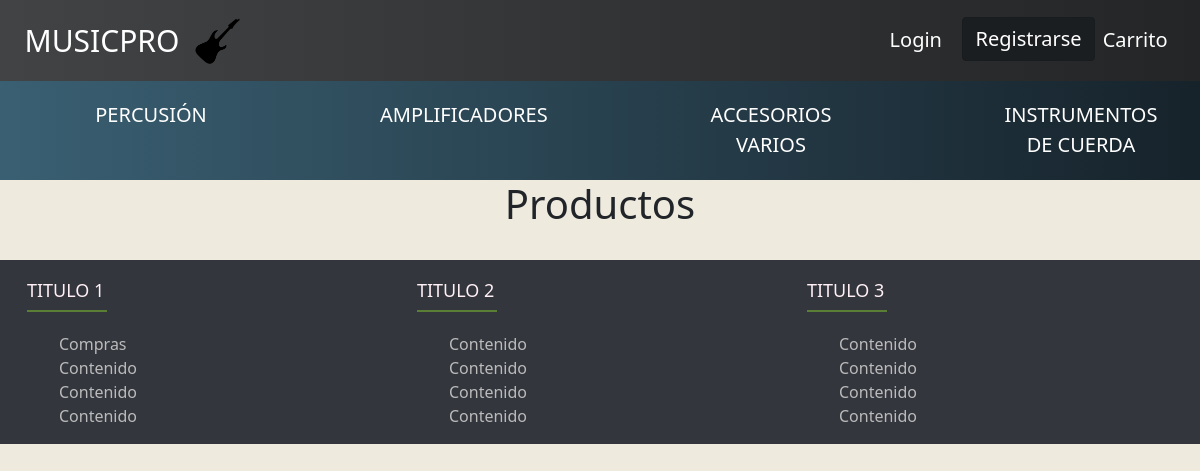
Before: /products_cat/5/ with the older database file.
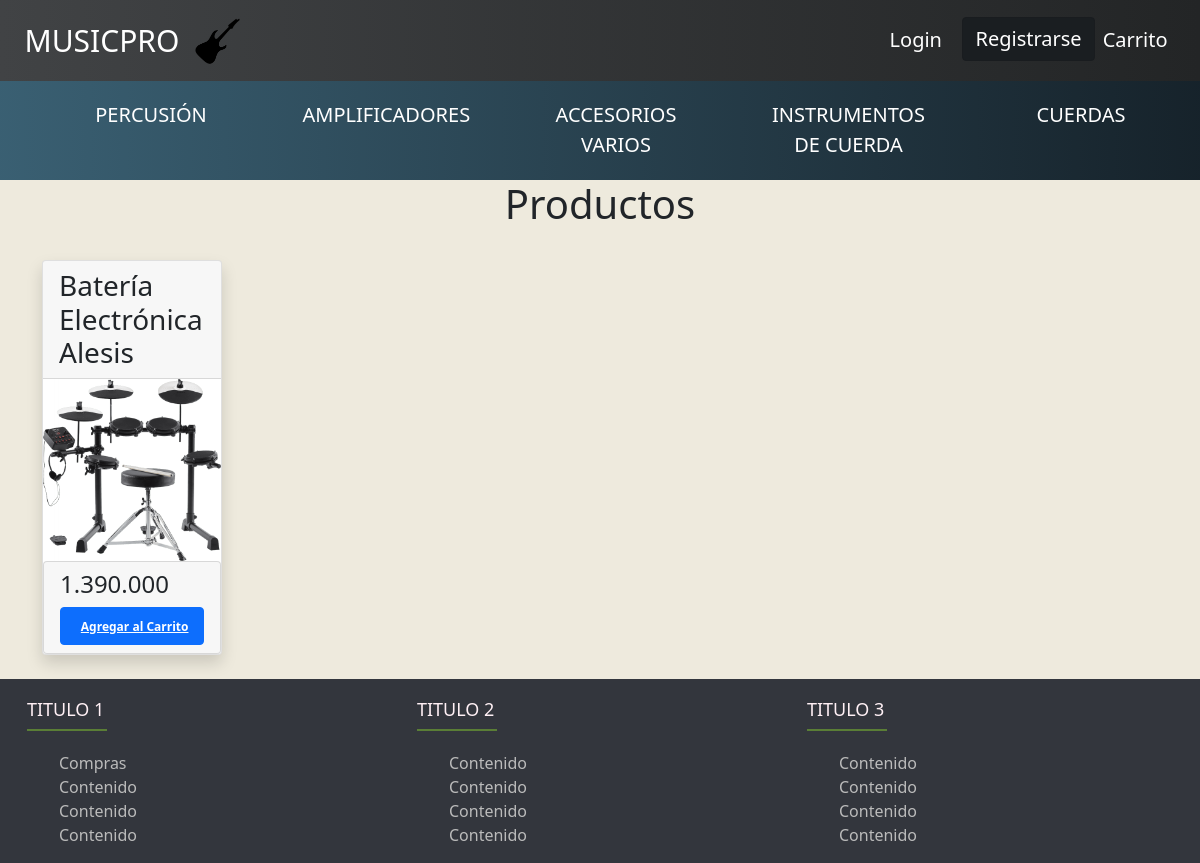
After: the same page with the newer database file.
### core/models.py (models this page shows, shortened)
class Categoria(models.Model):
    categoria = models.CharField(max_length=200, null=False)

class Producto(models.Model):
    serie_producto = models.CharField(null=False, max_length=20)
    marca = models.CharField(max_length=100, null=False)
    codigo = models.CharField(max_length=50, null=False)
    nombre = models.CharField(max_length=200, null=False)
    valor = models.IntegerField(null=False)
    fecha = models.DateTimeField(null=True)
    imagen = models.ImageField(upload_to="instrumentos", null=True)
    sub_categoria = models.ForeignKey(Sub_Categoria, on_delete=models.CASCADE)

### core/views.py (the view)
# urls.py: path('products_cat/<id>/', views.products_cat, name='products_cat'),
def products_cat(request, id):
    all_categorias = Categoria.objects.all()
    subcategoria = Sub_Categoria.objects.get(id=id)
    all_products = Producto.objects.all()
    data = {
        'all_products' : all_products,
        'subcategoria' : subcategoria,
        'all_categorias' : all_categorias,
    }
    return render(request, 'core/products_categories.html', data)

### core/templates/core/products_categories.html (shortened to what this page needs)
{% extends 'core/base.html' %}
{% load static %}
{% load humanize %}
{% block content %}
<div class="text-center">
    <h1>
      Productos
    </h1>
</div>
  <br>
  <div class="container card-group">
    <div class="items">
      <div class="row">
        {% for i in all_products %}
        {% if i.sub_categoria_id == subcategoria.id %}
        <div class="col-2 col-md-4 ">
          <div class="card item shadow mb-4">
            <h3 class="item-title card-header">{{ i.nombre | title }}</h3>
            {% if i.imagen %}
            <img class="item-image" src="{{ i.imagen.url }}">
            {% endif %}
            <div class="item-details card card-header">
              <h4 class="item-price">{{ i.valor | intcomma }}</h4>
              <button class="item-button btn btn-primary addToCart"><a class="badge badge-primary" href="{% url 'add_product_detail' i.id %}"> Agregar al Carrito </a></button>
            </div>
          </div>
        </div>
        {% endif %}
        {% endfor %}
      </div>
    </div>
  </div>
{% endblock %}

### core/templates/core/base.html (shortened to what the changed rows need)
{% load static %}
<!DOCTYPE html>
<html lang="es">
<head>
    <link rel="stylesheet" href="https://cdn.jsdelivr.net/npm/bootstrap-icons@1.5.0/font/bootstrap-icons.css">
    <link href="https://cdn.jsdelivr.net/npm/bootstrap@5.0.1/dist/css/bootstrap.min.css" rel="stylesheet">
    <link rel="stylesheet" href="{% static 'css/index.css' %}">
</head>
<body class="uwu">
    <div class="row">
        <div class="bottom_nav">
            <ul class="row">
                {% for c in all_categorias %}
                <li class="col col-md-2 col-sm-3 col-xs-6 "><a class="text-decoration-none" href="{% url 'sub_categories' c.id %}">{{c.categoria }}</a></li>
                {% endfor %}
            </ul>
        </div>
    </div>
    {% block content %} {% endblock %}
</body>
</html>

Changed rows visible on the page:
added Categoria: categoria "CUERDAS"
added Producto: nombre "Batería Electrónica Alesis", imagen (picture), valor "1.390.000"
